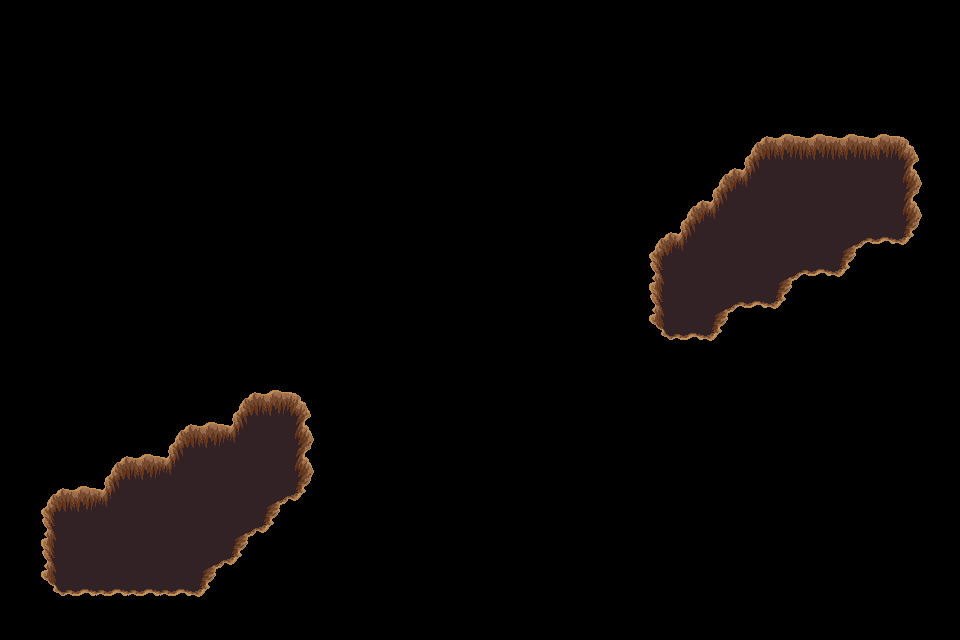

A 2D game scene composited from a Tiled map and its tileset images. What follows is a short description and the map's XML, with every tile layer's data as written:
An orthogonal 30x20 tile map with 32x32 px tiles, 1 tile layer (trou), 2 tilesets.

<map version="1.4" tiledversion="1.4.3" orientation="orthogonal" renderorder="right-down" width="30" height="20" tilewidth="32" tileheight="32" infinite="0" nextlayerid="9" nextobjectid="1">
 <tileset firstgid="1" source="../../dungeon_green.tsx" />
 <tileset firstgid="530" source="../../dungeon.tsx" />
 <layer id="8" name="trou" width="30" height="20">
  <data encoding="csv">
0,0,0,0,0,0,0,0,0,0,0,0,0,0,0,0,0,0,0,0,0,0,0,0,0,0,0,0,0,0,
0,0,0,0,0,0,0,0,0,0,0,0,0,0,0,0,0,0,0,0,0,0,0,0,0,0,0,0,0,0,
0,0,0,0,0,0,0,0,0,0,0,0,0,0,0,0,0,0,0,0,0,0,0,0,0,0,0,0,0,0,
0,0,0,0,0,0,0,0,0,0,0,0,0,0,0,0,0,0,0,0,0,0,0,0,0,0,0,0,0,0,
0,0,0,0,0,0,0,0,0,0,0,0,0,0,0,0,0,0,0,0,0,0,0,432,433,433,433,433,434,0,
0,0,0,0,0,0,0,0,0,0,0,0,0,0,0,0,0,0,0,0,0,0,432,411,456,456,456,456,457,0,
0,0,0,0,0,0,0,0,0,0,0,0,0,0,0,0,0,0,0,0,0,432,411,456,456,456,456,456,457,0,
0,0,0,0,0,0,0,0,0,0,0,0,0,0,0,0,0,0,0,0,432,411,456,456,456,456,387,479,480,0,
0,0,0,0,0,0,0,0,0,0,0,0,0,0,0,0,0,0,0,0,455,456,456,456,387,479,480,0,0,0,
0,0,0,0,0,0,0,0,0,0,0,0,0,0,0,0,0,0,0,0,455,456,387,479,480,0,0,0,0,0,
0,0,0,0,0,0,0,0,0,0,0,0,0,0,0,0,0,0,0,0,478,479,480,0,0,0,0,0,0,0,
0,0,0,0,0,0,0,0,0,0,0,0,0,0,0,0,0,0,0,0,0,0,0,0,0,0,0,0,0,0,
0,0,0,0,0,0,0,432,433,434,0,0,0,0,0,0,0,0,0,0,0,0,0,0,0,0,0,0,0,0,
0,0,0,0,0,432,433,411,456,457,0,0,0,0,0,0,0,0,0,0,0,0,0,0,0,0,0,0,0,0,
0,0,0,432,433,411,456,456,456,457,0,0,0,0,0,0,0,0,0,0,0,0,0,0,0,0,0,0,0,0,
0,432,433,411,456,456,456,456,387,480,0,0,0,0,0,0,0,0,0,0,0,0,0,0,0,0,0,0,0,0,
0,455,456,456,456,456,456,387,480,0,0,0,0,0,0,0,0,0,0,0,0,0,0,0,0,0,0,0,0,0,
0,455,456,456,456,456,387,480,0,0,0,0,0,0,0,0,0,0,0,0,0,0,0,0,0,0,0,0,0,0,
0,478,479,479,479,479,480,0,0,0,0,0,0,0,0,0,0,0,0,0,0,0,0,0,0,0,0,0,0,0,
0,0,0,0,0,0,0,0,0,0,0,0,0,0,0,0,0,0,0,0,0,0,0,0,0,0,0,0,0,0
</data>
 </layer>
</map>
